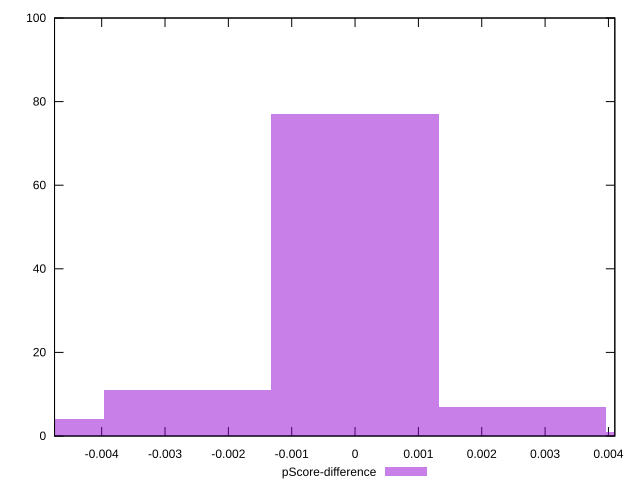

Write the gnuplot code that produced this figure.
reset

$pScoreDifference <<EOF
0 77
0.0026424422204421216 7
-0.0026424422204421216 11
0.005284884440884243 1
-0.005284884440884243 4
EOF

set key outside below
set boxwidth 0.0026424422204421216
set xrange [-0.00474416653315235:0.004100833336512233]
set yrange [0:100]
set trange [0:100]
set style fill transparent solid 0.5 noborder
set terminal svg size 640, 490 enhanced background rgb 'white'
set output "report_00019_2021-02-10T18-14-37.922Z//uses-rel-preconnect/samples/pages+cached/pScore-difference/histogram.svg"

plot $pScoreDifference title "pScore-difference" with boxes

reset
